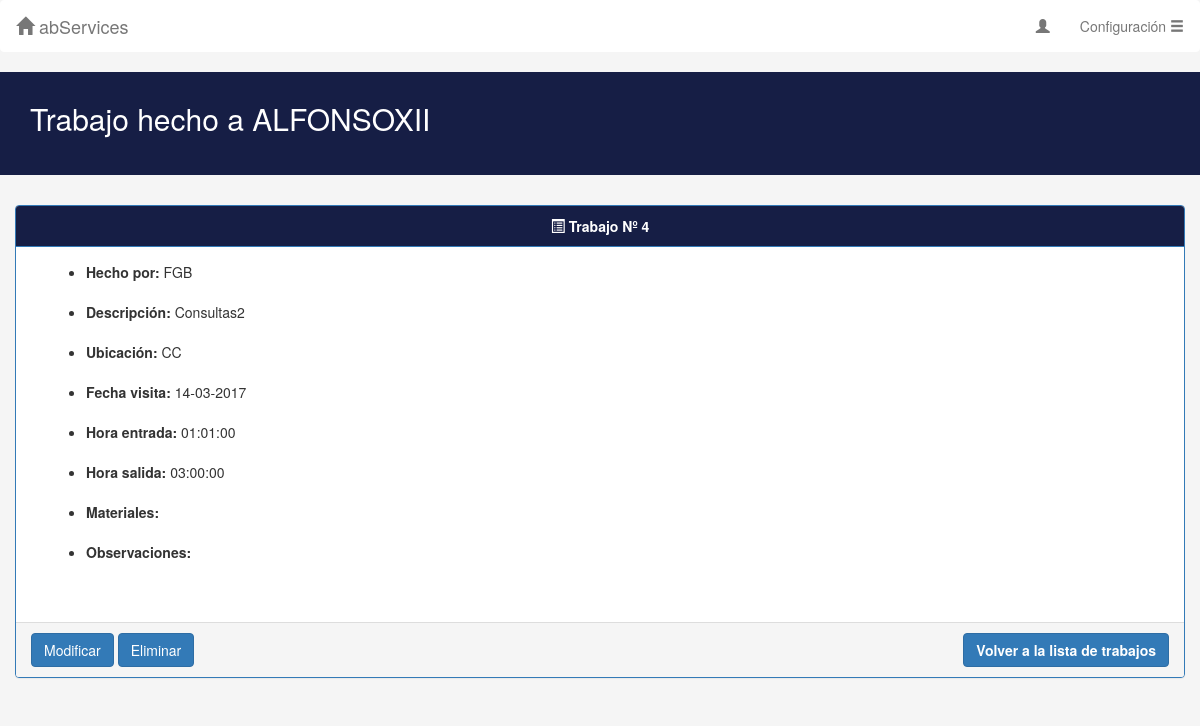
Screenshot of /infoTrabajo.php?id=4&cliente=ALFONSOXII with the database file from the repository.
### tables this page shows
CREATE TABLE IF NOT EXISTS `trabajos` (
  `Id` int(11) NOT NULL AUTO_INCREMENT,
  `IdCliente` varchar(30) NOT NULL,
  `Trabajador` varchar(3) NOT NULL,
  `Ubicacion` varchar(2) NOT NULL DEFAULT 'CC',
  `FVisita` date NOT NULL,
  `HoraE` time NOT NULL,
  `HoraS` time NOT NULL,
  `Descripcion` text NOT NULL,
  `DescripcionMat` text,
  `Observaciones` text,
  PRIMARY KEY (`Id`)
);

### includes/php/config.php (called while the page is built, shortened)
<?php
$mysqli = new mysqli(BD_HOST, BD_USER, BD_PASS, BD_NAME);
$mysqli->set_charset("utf8");
function sanitizeArgs(&$args) {
	global $mysqli;
	for($i=0; $i < count($args); $i++){
		$args[$i] = mysqli_real_escape_string($mysqli, $args[$i]);
		$args[$i] = htmlspecialchars_decode(trim(strip_tags(stripslashes($args[$i]))));
	}
}
?>

### includes/php/trabajosBD.php (called while the page is built, shortened)
<?php
require_once(__DIR__."/config.php");
function getInfoWork($id){
	global $mysqli;
	$args = array($id);
	$pst = $mysqli->prepare("SELECT * FROM trabajos WHERE Id = ?");
	$pst->bind_param("i",$args[0]);
	$pst->execute();
	$result = $pst->get_result();
	while($row = $result->fetch_array(MYSQLI_ASSOC)){
		$info = $row;
	}
	return $info;
}
?>

### includes/php/trabajos.php (called while the page is built, shortened)
<?php
require_once __DIR__.'/config.php';
require_once __DIR__.'/trabajosBD.php';
function conseguirInfoTrabajo($id){
	$result = getInfoWork($id);
	return $result;
}
?>

### infoTrabajo.php (the view, shortened to what this page needs)
<?php require_once __DIR__.'/includes/php/config.php';?>
<!DOCTYPE html>
<html lang="en">
  <head>
	<?php
	$client = $_GET['cliente'];
	$id = $_GET['id'];
require(__DIR__.'/includes/php/trabajos.php');
	?>
    <link href="includes/css/bootstrap.min.css" rel="stylesheet" media="screen">
	<link rel="stylesheet" type="text/css" href="includes/css/style.css">
  </head>
  <body>
		<nav class="navbar navbar-default" role="navigation" id="navSup">
			<div class="navbar-header" id="navSupHeader">
				<a class="navbar-brand" href="homeClientes.php"><span class="glyphicon glyphicon-home"></span> abServices</a>
			</div>
			<div class="collapse navbar-collapse navbar-ex1-collapse" id="navSupDerecha">
				<ul class="nav navbar-nav navbar-right">
					<li><a href="#"><span class="glyphicon glyphicon-user"></span>  <?php echo $_SESSION["usuario"] ?></a></li>
					<li class="dropdown">
						<a href="#" class="dropdown-toggle" data-toggle="dropdown"> Configuración <span class="glyphicon glyphicon-menu-hamburger"></span></a>
					</li>
				</ul>
			</div>
		</nav>
		<div class="jumbotron">
				<div class="container">
				<h2 id="cab2">Trabajo hecho a <?php echo $client ?></h2>
				</div>
		</div>
		<div class="container-fluid">
						<div class="panel panel-primary" >
						<div class="panel-heading" id="panelHead"><div class="text-center"><strong><span class="glyphicon glyphicon-list-alt"></span> Trabajo Nº <?php echo $id ?></strong></div></div>
						<div class="panel-body">
								<?php
								$trabajos = conseguirInfoTrabajo($id);
								 ?>
									<div class="form-group"><div class="container-fluid">
										<ul>
										<li> <span id="negrita">Hecho por:</span> <?php echo $trabajos["Trabajador"]?></li><br>
										<li> <span id="negrita">Descripción:</span> <?php echo $trabajos["Descripcion"]?></li><br>
										<li> <span id="negrita">Ubicación:</span> <?php echo $trabajos["Ubicacion"]?></li><br>
										<li> <span id="negrita">Fecha visita:</span> <?php echo  date_format(new DateTime($trabajos["FVisita"]), 'd-m-Y')?></li><br>
										<li> <span id="negrita">Hora entrada:</span> <?php echo $trabajos["HoraE"]?></li><br>
										<li> <span id="negrita">Hora salida:</span> <?php echo $trabajos["HoraS"]?></li><br>
										<li> <span id="negrita">Materiales:</span> <?php echo $trabajos["DescripcionMat"]?></li><br>
										<li> <span id="negrita">Observaciones:</span> <?php echo $trabajos["Observaciones"]?></li><br>
										</ul>
										</div></div>
						</div>
						<div class="panel-footer">
							<?php
							if($_SESSION["tipo"] != 1){
									?>
							<input  class="btn btn-primary" type="button" onclick="location.href='./modificarTrabajo.php?idTrabajo=<?php echo $id?>&cliente=<?php echo $client?>';" value="Modificar"></input>
							<input  class="btn btn-primary" type="button" onClick="eliminarWk('<?php echo $id?>')" value="Eliminar" data-toggle="modal" data-target="#myModal" id="deleteTrabajo" ></input>
								<?php
							}
									?>
							<a href="trabajosCliente.php?cliente=<?php echo $client ?>"><button style="float: right" id="botonCentrado" class="btn btn-primary"  value="Anadir"><strong>Volver a la lista de trabajos</strong></button></a>
						</div>
						</div>
		</div>
  </body>
</html>

### includes/css/style.css (style rules this page uses)
.jumbotron { background-color: #161e45; color: #fff; padding-top: 30px; padding-bottom: 30px; }
body { background-color: #f5f5f5; }
#cab1,#cab2 { display: inline-block; }
#navSup { background-color: #fff; border-color: #fff; }
#botonCentrado { margin-left: 145px !important; }
#negrita { font-weight: bold; }
#panelHead { background-color: #161e45; }

### rows the page displays
trabajos: Trabajador "FGB", Descripcion "Consultas2", Ubicacion "CC", FVisita "14-03-2017", HoraE "01:01:00", HoraS "03:00:00"

### other values shown
$client "ALFONSOXII"
$id "4"
